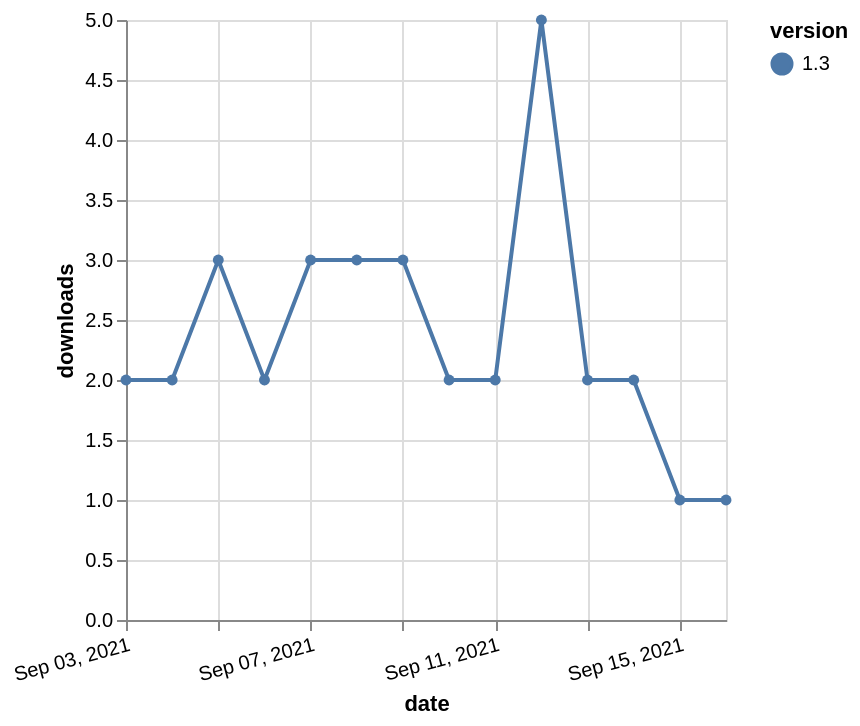

This figure's Vega-Lite source:
### Vega-Lite specification from a JSON file in a GitHub repository (floating-point values rounded to 4 significant figures)
{"$schema": "https://vega.github.io/schema/vega-lite/v5.json", "description": "A simple bar chart with embedded data.", "data": {"values": [{"date": "2021-09-03", "total": 2723, "delta": 2, "version": "1.3"}, {"date": "2021-09-04", "total": 2725, "delta": 2, "version": "1.3"}, {"date": "2021-09-05", "total": 2728, "delta": 3, "version": "1.3"}, {"date": "2021-09-06", "total": 2730, "delta": 2, "version": "1.3"}, {"date": "2021-09-07", "total": 2733, "delta": 3, "version": "1.3"}, {"date": "2021-09-08", "total": 2736, "delta": 3, "version": "1.3"}, {"date": "2021-09-09", "total": 2739, "delta": 3, "version": "1.3"}, {"date": "2021-09-10", "total": 2741, "delta": 2, "version": "1.3"}, {"date": "2021-09-11", "total": 2743, "delta": 2, "version": "1.3"}, {"date": "2021-09-12", "total": 2748, "delta": 5, "version": "1.3"}, {"date": "2021-09-13", "total": 2750, "delta": 2, "version": "1.3"}, {"date": "2021-09-14", "total": 2752, "delta": 2, "version": "1.3"}, {"date": "2021-09-15", "total": 2753, "delta": 1, "version": "1.3"}, {"date": "2021-09-16", "total": 2754, "delta": 1, "version": "1.3"}]}, "width": "container", "mark": {"type": "line", "point": {"filled": true}}, "encoding": {"x": {"field": "date", "type": "temporal", "timeUnit": "yearmonthdate", "title": "date", "axis": {"labelAngle": -15}}, "y": {"field": "delta", "type": "quantitative", "title": "downloads"}, "color": {"field": "version", "type": "nominal"}, "tooltip": {"field": "delta"}}}
